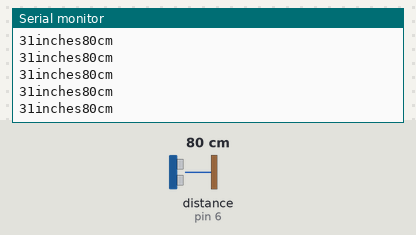
Simulated run of this sketch. Board: Arduino Uno, built with avr-gcc and run on an emulated ATmega328P. Parts: the last lines printed to the serial monitor. Wiring (inferred from the names in the program): ultrasonic range finder: trigger pin 7; echo pin 6. The inputs (shaded band) are chosen by the test bench; at power-on: distance to the obstacle (sensor on pin 6) 80 cm. The echo pulse lasts 58.3 µs per cm.

Above: at 1.2 s.
1.3 s: distance to the obstacle (sensor on pin 6) set to 2 cm
At 1.9 s:
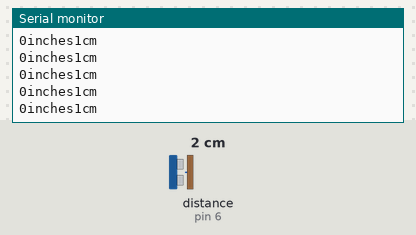
4.3 s: distance to the obstacle (sensor on pin 6) set to 18 cm
At 4.9 s:
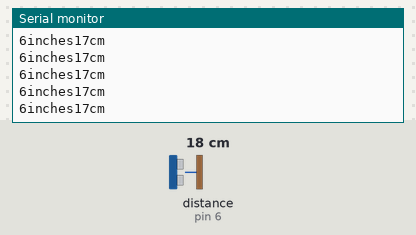
7.3 s: distance to the obstacle (sensor on pin 6) set to 35 cm
At 8.1 s:
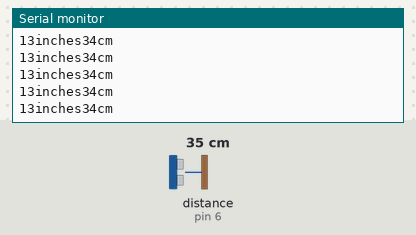
10.3 s: distance to the obstacle (sensor on pin 6) set to 299 cm
At 10.8 s:
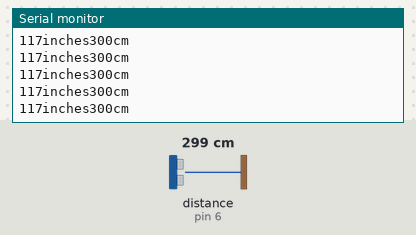
13.3 s: distance to the obstacle (sensor on pin 6) set to 4 cm
At 14.1 s:
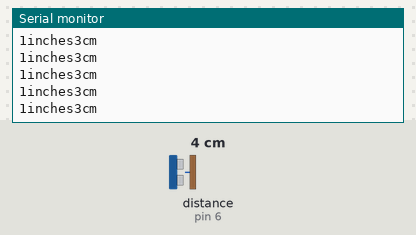
16.3 s: distance to the obstacle (sensor on pin 6) set to 120 cm
At 16.8 s:
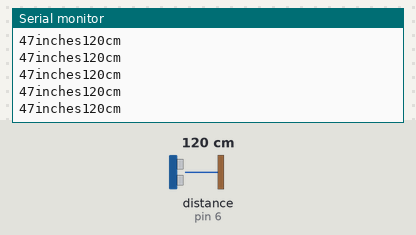
Timing chart, 0 to 19.3 s (numbered marks = the images above; inputs shaded):
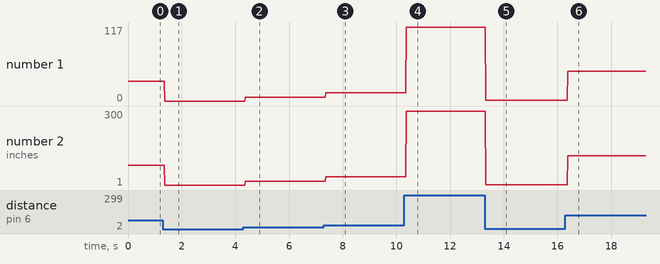

Measured:
- after the input at 1.3 s, the serial monitor: prints a new line after 0.07 s (image 1)
- after the input at 4.3 s, the serial monitor: prints a new line after 0.07 s (image 2)
- after the input at 7.3 s, the serial monitor: prints a new line after 0.07 s (image 3)
- after the input at 10.3 s, the serial monitor: prints a new line after 0.07 s (image 4)
- after the input at 13.3 s, the serial monitor: prints a new line at once (image 5)
- after the input at 16.3 s, the serial monitor: prints a new line after 0.08 s (image 6)
- plotted number 1: 31 → 0 after the input at 1.3 s, 0 → 6 after the input at 4.3 s, 6 → 13 after the input at 7.3 s, 13 → 117 after the input at 10.3 s, 117 → 1 after the input at 13.3 s
- plotted number 2: 80 → 1 after the input at 1.3 s, 1 → 17 after the input at 4.3 s, 17 → 34 after the input at 7.3 s, 34 → 300 after the input at 10.3 s, 300 → 3 after the input at 13.3 s

The sketch:

UltraSound_object_detection.ino
```cpp
const int pingPin = 7;
const int echoPin = 6;  // Trigger Pin of Ultrasonic Sensor const int echoPin = 6; // Echo Pin ofUltrasonic Sensor

void setup() {
  Serial.begin(9600);
  pinMode(pingPin, OUTPUT);
  pinMode(echoPin, INPUT);
}

void loop() {
  long duration, inches, cm;
  digitalWrite(pingPin, LOW);
  delayMicroseconds(2);
  digitalWrite(pingPin, HIGH);
  delayMicroseconds(10);
  digitalWrite(pingPin, LOW);
  duration = pulseIn(echoPin, HIGH);
  inches = microsecondsToInches(duration);
  Serial.print(inches);
  Serial.print("inches");
  cm = microsecondsToCentimeters(duration);
  Serial.print(cm);
  Serial.println("cm");
}

long microsecondsToInches(long microseconds) {
  return microseconds / 74 / 2;
}

long microsecondsToCentimeters(long microseconds) {
  return microseconds / 29 / 2;
}
```
